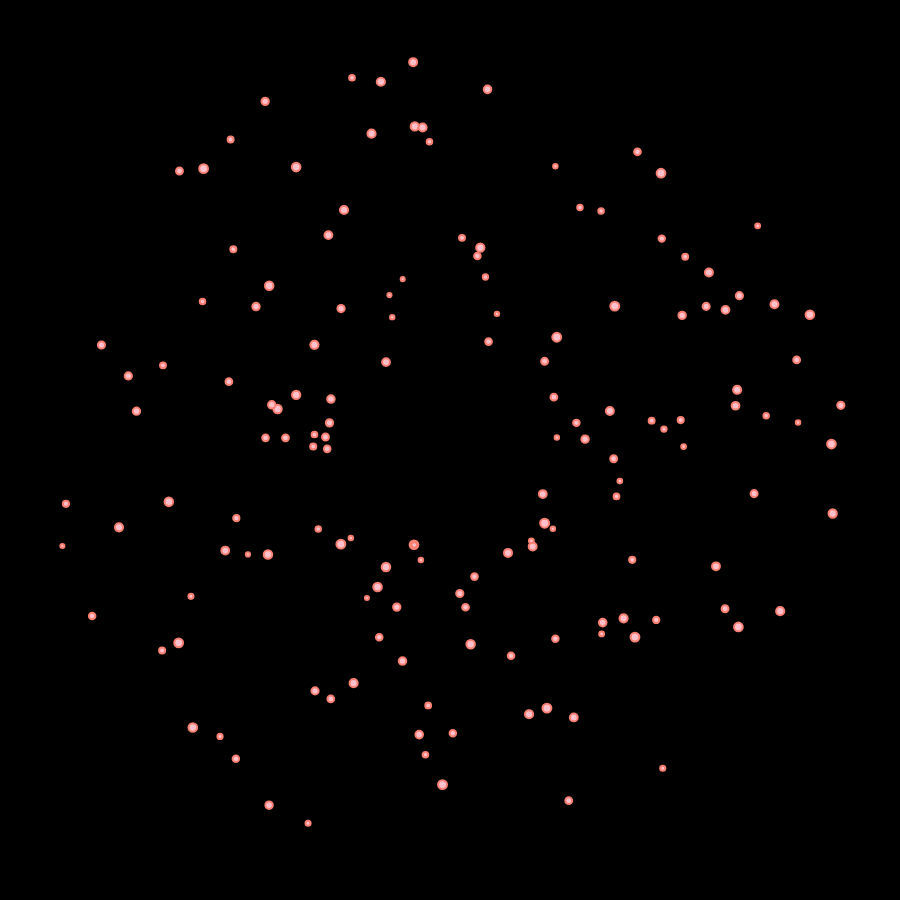
Frame 1 (no input)
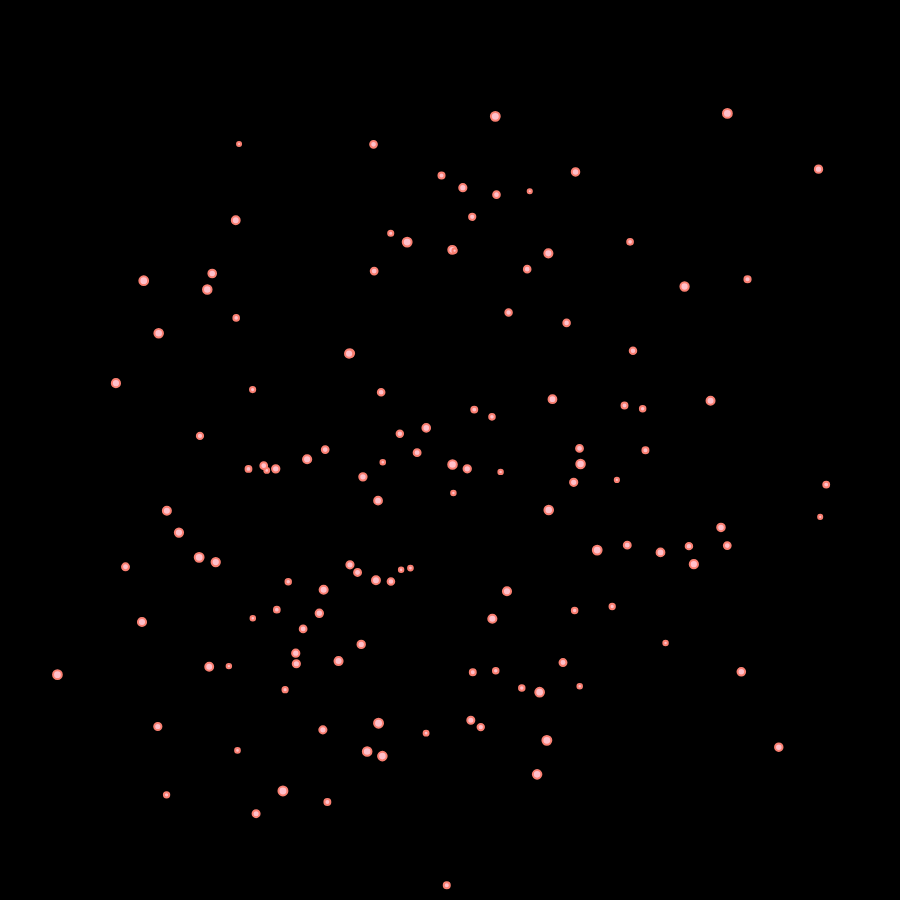
Frame 60 (no input)
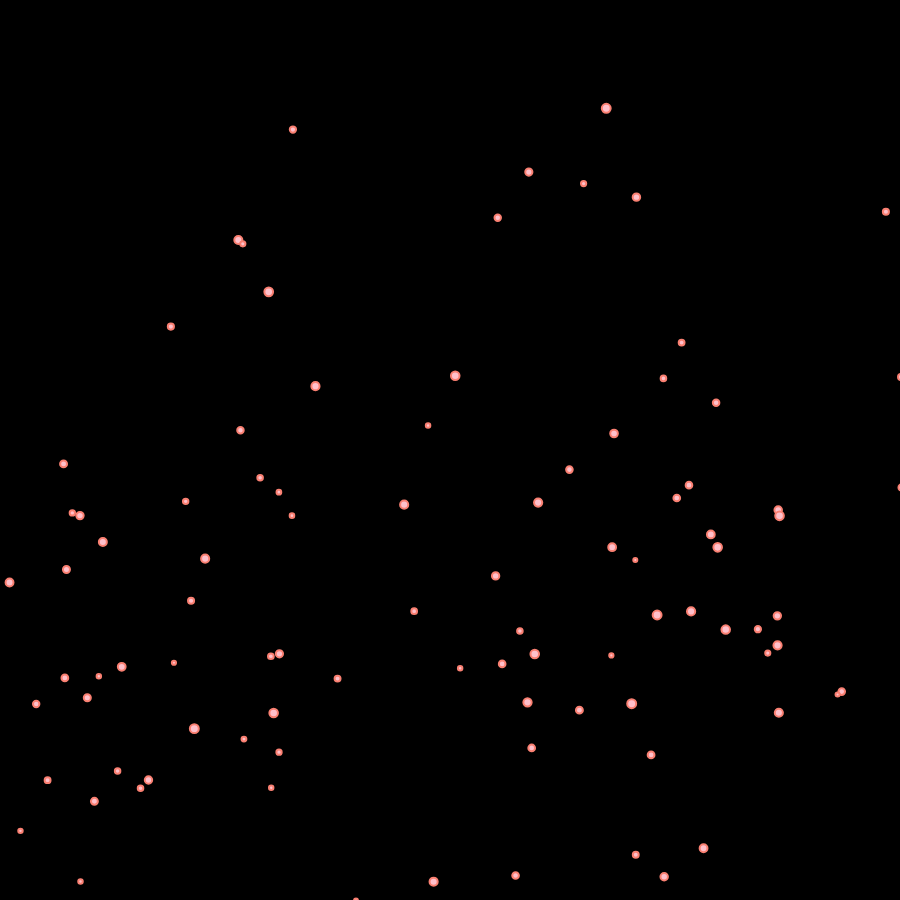
Frame 120 (the mouse pressed at the canvas centre since frame 60)

The p5.js sketch that drew these frames (run headless with seeded random() and noise() and a simulated clock; from frame 60 on, the mouse is pressed at the canvas centre):

// p5.js sketch
// ── sketch.js
let bodies = [];

function setup() {
  createCanvas(900, 900);
  
  for (let i = 0; i < 150; i++) {
    let p = p5.Vector.random2D();
    let v = p.copy();
    p.setMag(random(100, 400));
    v.setMag(random(1, 10));
    v.rotate(PI/2);
    let m = random(1, 5);
    bodies.push(new Body(p, v, m, i));
  }
  
  background(0);
}

function draw() {
  background(0);
  translate(width/2, height/2);
  
  for (let b of bodies) {
    for (let b2 of bodies) {
      if (b == b2) { continue; }
      b.attract(b2);
    }
  }
  
  for (let b of bodies) {
    b.update();
    b.show();
  }
}

// ── body.js
class Body {
  constructor(pos, vel, m, i) {
    this.pos = pos;
    this.vel = vel;
    this.acc = createVector(0, 0);
    this.mass = m;
    this.r = sqrt(this.mass) * 2;
    this.index = i;
    this.isColliding = false;

  }

  applyForce(force) {
    let f = p5.Vector.div(force, this.mass);
    this.acc.add(f);
  }

  attract(body) {
    //only perform collision on 1 of the balls
    if (
      this.index > body.index && 
      this.pos.dist(body.pos) < this.r + body.r
    ) {
      //console.log("Collision detected: ")
      this.collision(body);
      return;
    }

    let f = p5.Vector.sub(this.pos, body.pos);
    let dd = constrain(f.magSq(), 100, 1000);
    let G = 1;
    let strength = (G * (this.mass * body.mass)) / dd;
    f.setMag(strength);
    body.applyForce(f);
  }

  //elastic
  collision(body) {
    this.isColliding = true;
    body.isColliding = true;
    let totalMass = this.mass + body.mass;
    let diffPos = p5.Vector.sub(body.pos, this.pos);
    let diffVel = p5.Vector.sub(body.vel, this.vel);
    
    let scalar = -2 * this.mass * body.mass / totalMass *
        diffPos.dot(diffVel) / 
        p5.Vector.normalize(diffPos)**2;
    
    let v1New = p5.Vector.mult(diffPos, -scalar / this.mass).add(this.vel);
    body.vel = p5.Vector.mult(diffPos, -scalar / body.mass).add(body.vel);
    console.log("Collision: v1New:"+v1New+", this.vel:" + this.vel);
    this.vel = v1New;
  }

  update() {
    if (!this.isColliding) { this.vel.add(this.acc); }
    this.pos.add(this.vel);
    this.acc.set(0, 0);
    this.isColliding = false;
  }
  
  show() {
    stroke('salmon');
    strokeWeight(2);
    fill('pink');
    ellipse(this.pos.x, this.pos.y, this.r*2);
  }
}
